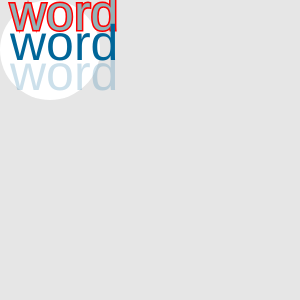
Frame 1 (no input)
Frame 60 (no input): identical to frame 1, image omitted
Frame 120 (the mouse pressed at the canvas centre since frame 60): identical to frame 1, image omitted

The p5.js sketch that drew this single still picture (run headless with seeded random() and noise() and a simulated clock; from frame 60 on, the mouse is pressed at the canvas centre):

// p5.js sketch
// ── sketch.js

let num = 150

function setup() {
  createCanvas(300, 300);
  background(230);
  //ellipse(num, num, 30, 30);
  //text("hello", 0, 10); // corner = left bottom
  //text("hello", 0, 0, 10, 100); // corner = left top
  //text("hello", 136.5, 155);
  //text("hello my name is bla bla", 10, 10, 100, 30);
  //칸이 작다 -> 문자열의 줄변환이 자동으로
  
  //textSize(30);
  //text("hello", 100, 100);
  //textSize(12);
  //text("안녕", 100, 140);
  //text("안녕", 100, 160);
  //textSize(20)
  //text("안녕", 100, 160);

  //vertAlign (TOP, BOTTOM, CENTER, or BASELINE)
  //textAlign(RIGHT)
  //line(150, 0, 150, 300);
  //textSize(30);
  //line(0, 100, 300, 100);
  //textAlign(CENTER, CENTER);
  //textSize(30);
  //text("hello world", 150, 100);
  
  noStroke();
  ellipse(50, 50, 100, 100);

  fill(150, 60); // 같은 fill function이지만, 매개변수가 다를 수 있다.
  textSize(50);
  //fill('red'); // 잘 쓰지않을 것 (색깔 코드, RGB 픽셀 값)
  fill('#93b3b7'); // 컬러 코드 쓰는법
  strokeWeight(3);
  stroke(255, 0, 0);
  text('word', 10, 30);

  noStroke();
  fill(0, 102, 153);
  text('word', 10, 60);
  fill(0, 102, 153, 51);
  text('word', 10, 90);
}

function draw() {
  //ellipse(num, 150, 30, 30);
  //num = num + 10;
}
